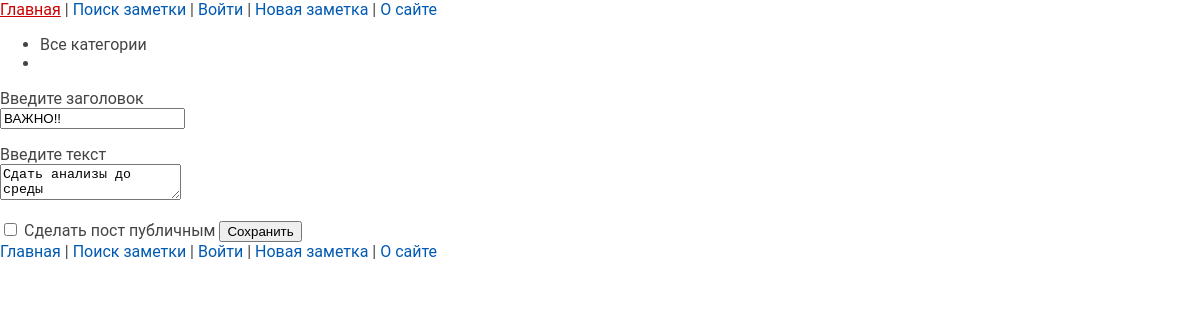
Page /edit/vazhno/ on the earlier database version.
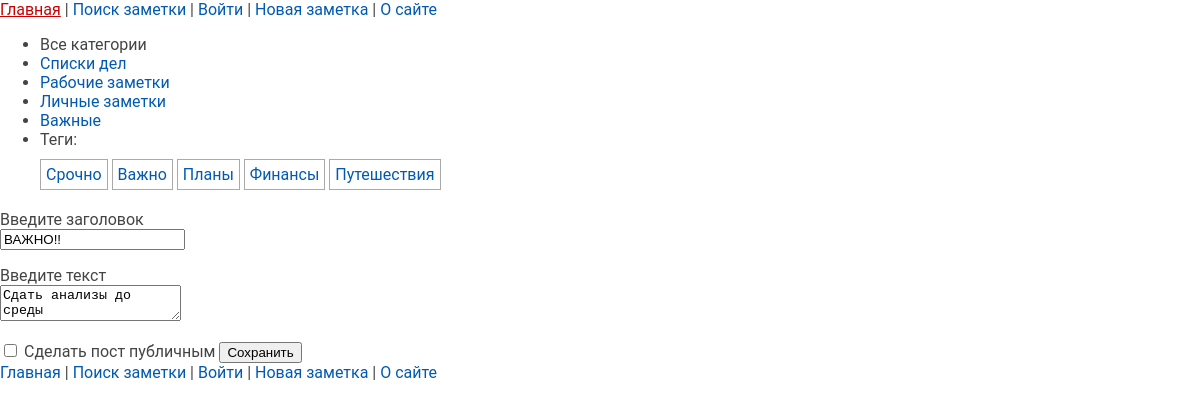
Same page on the later database version.
### notes/models.py (models this page shows, shortened)
class Category(models.Model):
    name = models.CharField(max_length=100, db_index=True)
    slug = models.SlugField(max_length=255, unique=True, db_index=True)
    def get_absolute_url(self):
        return reverse('categories', kwargs={'cat_slug': self.slug})

class TagPost(models.Model):
    tag = models.CharField(max_length=100, db_index=True)
    slug = models.SlugField(max_length=255, unique=True, db_index=True)
    def get_absolute_url(self):
        return reverse('tag', kwargs={'tag_slug':
                                          self.slug})

### notes/views.py (the view)
# urls.py: path('edit/<slug:post_slug>/', views.edit, name='edit'),
def edit(request, post_slug):
    try:
        note = Notes.objects.get(slug=post_slug)
        if request.method == "POST":
            note.title = request.POST.get("title")
            note.content = request.POST.get("content")
            note.save()
            return HttpResponseRedirect("/")
        else:
            return render(request, "notes/edit.html", {"post": note})
    except Notes.DoesNotExist:
        return HttpResponseNotFound("<h2>Note not found</h2>")

### notes/templatetags/notes_tags.py (called while the page is built)
@register.inclusion_tag('notes/list_categories.html')
def show_categories(cat_selected_id=0):
    cats = Category.objects.all()
    return {"cats": cats, "cat_selected": cat_selected_id}

@register.inclusion_tag('notes/list_tags.html')
def show_all_tags():
    return {"tags": TagPost.objects.all()}

### notes/templates/notes/edit.html (shortened to what this page needs)
{% extends 'base.html' %}
{% block content %}
<form method="POST">
        <p>
            <label>Введите заголовок</label><br>
            <input type="text" name="title" value="{{post.title}}" />
        </p>
        <p>
            <label>Введите текст</label><br>
            <textarea type="text" name="content" />{{post.content}}</textarea>
        </p>
        <label>
        <input type="checkbox" name="public" {%if post.is_published%}checked{%endif%}/>
            Сделать пост публичным
        </label>
        <input type="submit" value="Сохранить" >
    </form>
{% endblock %}

### notes/templates/notes/list_categories.html
{% for cat in cats %}
 {% if cat.id == cat_selected %}
 <li
class="selected">{{cat.name}}</li>
 {% else %}
 <li><a href="{{ cat.get_absolute_url }}">{{cat.name}}</a></li>
 {% endif %}
{% endfor %}

### notes/templates/notes/list_tags.html
{% if tags %}
 Теги:</p>
 <ul class="tags-list">
 {% for t in tags %}
 <li><a
href="{{t.get_absolute_url}}">{{t.tag}}</a></li>
 {% endfor %}
 </ul>
{% endif %}

Differences in the rows shown:
added Category: name "Списки дел"
added Category: name "Рабочие заметки"
added Category: name "Личные заметки"
added Category: name "Важные"
added TagPost: tag "Срочно"
added TagPost: tag "Важно"
added TagPost: tag "Планы"
added TagPost: tag "Финансы"
added TagPost: tag "Путешествия"
Other differences:
text now shown: "Теги:"
